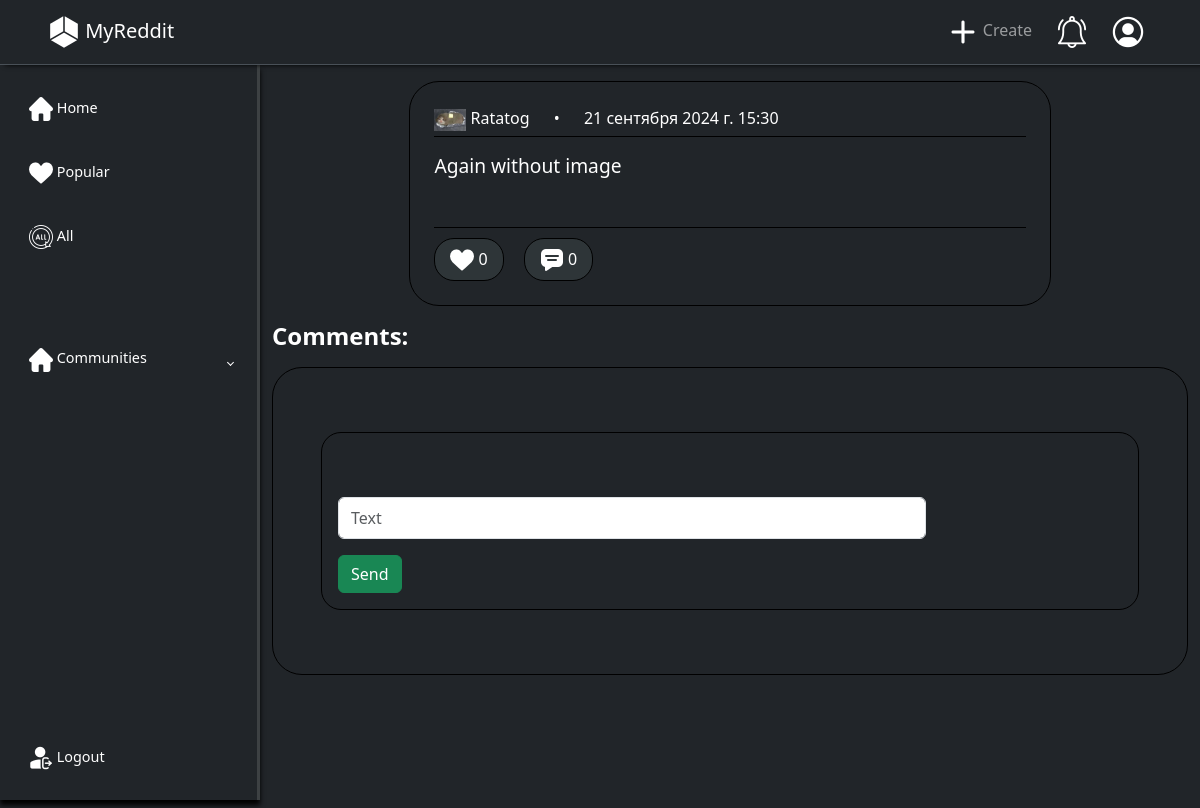
/post/18/ (signed in), run on an earlier commit of the app's database.
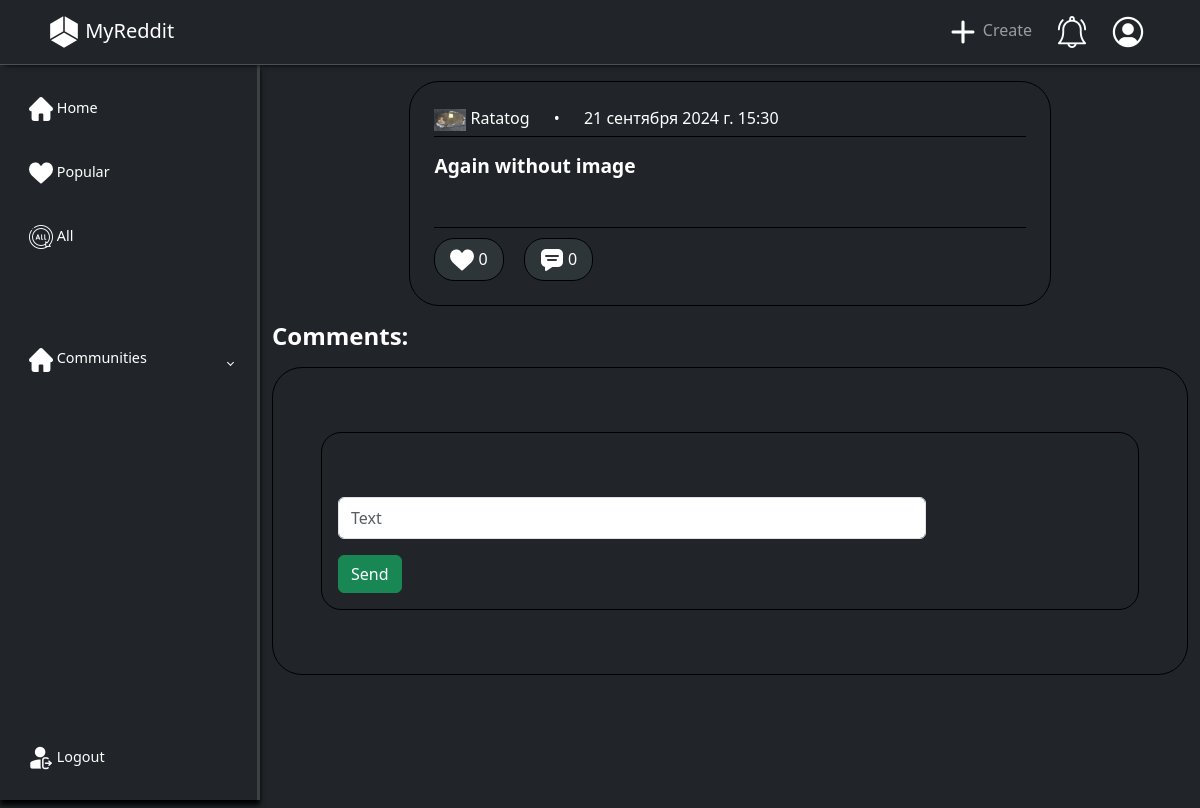
And on a later commit of the database.
### main/models.py (models this page shows, shortened)
class Post(models.Model):
    text = models.CharField(max_length=50, verbose_name='Текст')
    likes = models.ManyToManyField('users.User', blank=True, verbose_name='Лайки', related_name='plikes')
    group = models.ForeignKey("main.Group", on_delete=models.CASCADE, null=True, default='', verbose_name='Группа', related_name='post')
    create_date = models.DateTimeField(auto_now_add=True, verbose_name='Дата создания', null=True)
    user = models.ForeignKey("users.User", on_delete=models.CASCADE, verbose_name='Пользователь', related_name='post')
    tags = models.CharField(max_length=300, verbose_name='Теги', null=True, blank=True, default=None)
    class Meta:
        ordering = ['-create_date']
        indexes = [
            models.Index(fields=['text', 'group', '-create_date'])
        ]

### users/models.py (models this page shows, shortened)
class User(AbstractUser):
    avatar = models.ImageField(upload_to="users/%Y/%m/%d/", blank=True, null=True, verbose_name='Фото', default=DEFAULT_USER_IMAGE)
    status = models.CharField(max_length=80, default='', blank=True, null=True, verbose_name='Статус')
    groups = models.ManyToManyField('main.Group', blank=True, related_name='groups', verbose_name='Группы')
    likes = models.ManyToManyField('main.Post', blank=True, related_name='liked', verbose_name='Лайки')

### main/views.py (the view, shortened to what this page needs)
# urls.py: path('post/<int:pk>/', views.ShowPost.as_view(), name='post'),
class ShowPost(LoginMixn, DetailView, CreateView):
    form_class = CommentForm
    template_name = 'main/post_info.html'
    pk_url_kwarg = 'pk'
    context_object_name = 'post'
    extra_context = {'title': 'Post'}
    def get_object(self, queyset = None):
        return get_object_or_404(Post.objects, pk=self.kwargs[self.pk_url_kwarg])

### main/forms.py
class CommentForm(forms.ModelForm):
    text = forms.CharField(max_length=200)
    class Meta:
        model = Comment
        fields = ['text']
        widgets = {
            'text': forms.TextInput(attrs={'class': 'form-control my-3 py-2 w-75', 'placeholder': 'Text'})
        }

### main/templatetags/main_tags.py (called while the page is built)
@register.simple_tag(name='md_html')
def madrdown_to_html(text):
    html_content = markdown(text, extensions=['extra', 'fenced_code', 'tables'])
    return mark_safe(html_content)

### main/templates/main/post_info.html (shortened to what this page needs)
{% extends "base.html" %}
{% load static %}
{% block content %}
{% include "main/includes/post.html" %}
<h1>Comments:</h1>
<div class="border border-black p-5 my-3 text-white" id='comm-list'>
    <div class="border border-black pt-5 my-3 p-3 text-white">
        <form method="POST">
            <input type="text" name="text" class="form-control my-3 py-2 w-75" placeholder="Text" maxlength="300" required="" id="id_text">
            <button type="submit" class="btn btn-success">Send</button>
        </form>
    </div>
</div>
{% endblock content %}

### main/templates/main/includes/post.html (shortened to what this page needs)
{% load static %}
{% load main_tags %}
<div class="border border-black p-4 my-3 text-white post">
    <a href="{% url "post" post.pk %}">
    <div class="post-header">
        <img src="{{ post.user.avatar.url }}">
        <span class='post-username'>{{post.user.username}}</span>
        <span class='post-date'>{{post.create_date}}</span>
    </div>
    <div class="post-main">
        <span>{% md_html post.text %}</span>
    </div>
    <div class="post-footer">
        <div class="likes">
            <form action="{% url "like_post" post.pk %}", method='POST'>
                <button type='submit', class='btn_like'>
                    <img src="{% static "images/like.png" %}">
                    <span>{{post.likes.count}}</span>
                </button>
            </form>
        </div>
        <div class="commenting">
            <a href="{% url "post" post.pk %}">
                <img src="{% static "images/comment.png" %}">
                <span>{{post.cpost.count}}</span>
            </a>
        </div>
    </div>
    </a>
</div>

What changed in the data, as far as the page shows it:
changed Post "Again without image": text "Again without image" → "__Again without image__" (drawn)
